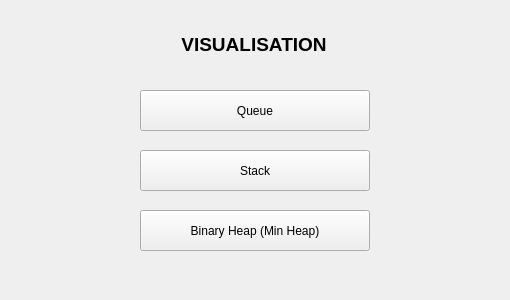
<?xml version="1.0" encoding="UTF-8"?>
<ui version="4.0">
 <class>VisualWindow</class>
 <widget class="QMainWindow" name="VisualWindow">
  <property name="geometry">
   <rect>
    <x>0</x>
    <y>0</y>
    <width>510</width>
    <height>300</height>
   </rect>
  </property>
  <property name="windowTitle">
   <string>DataVisualizer</string>
  </property>
  <widget class="QWidget" name="centralWidget">
   <widget class="QPushButton" name="pushButton">
    <property name="geometry">
     <rect>
      <x>140</x>
      <y>90</y>
      <width>230</width>
      <height>41</height>
     </rect>
    </property>
    <property name="text">
     <string>Queue</string>
    </property>
   </widget>
   <widget class="QPushButton" name="pushButton_2">
    <property name="geometry">
     <rect>
      <x>140</x>
      <y>150</y>
      <width>230</width>
      <height>41</height>
     </rect>
    </property>
    <property name="text">
     <string>Stack</string>
    </property>
   </widget>
   <widget class="QPushButton" name="pushButton_3">
    <property name="geometry">
     <rect>
      <x>140</x>
      <y>210</y>
      <width>230</width>
      <height>41</height>
     </rect>
    </property>
    <property name="text">
     <string>Binary Heap (Min Heap)</string>
    </property>
   </widget>
   <widget class="QLabel" name="label">
    <property name="geometry">
     <rect>
      <x>139</x>
      <y>9</y>
      <width>230</width>
      <height>71</height>
     </rect>
    </property>
    <property name="text">
     <string>&lt;html&gt;&lt;head/&gt;&lt;body&gt;&lt;p align=&quot;center&quot;&gt;&lt;span style=&quot; font-size:14pt; font-weight:600;&quot;&gt;VISUALISATION&lt;/span&gt;&lt;/p&gt;&lt;/body&gt;&lt;/html&gt;</string>
    </property>
   </widget>
  </widget>
 </widget>
 <layoutdefault spacing="6" margin="11"/>
 <resources/>
 <connections/>
</ui>
